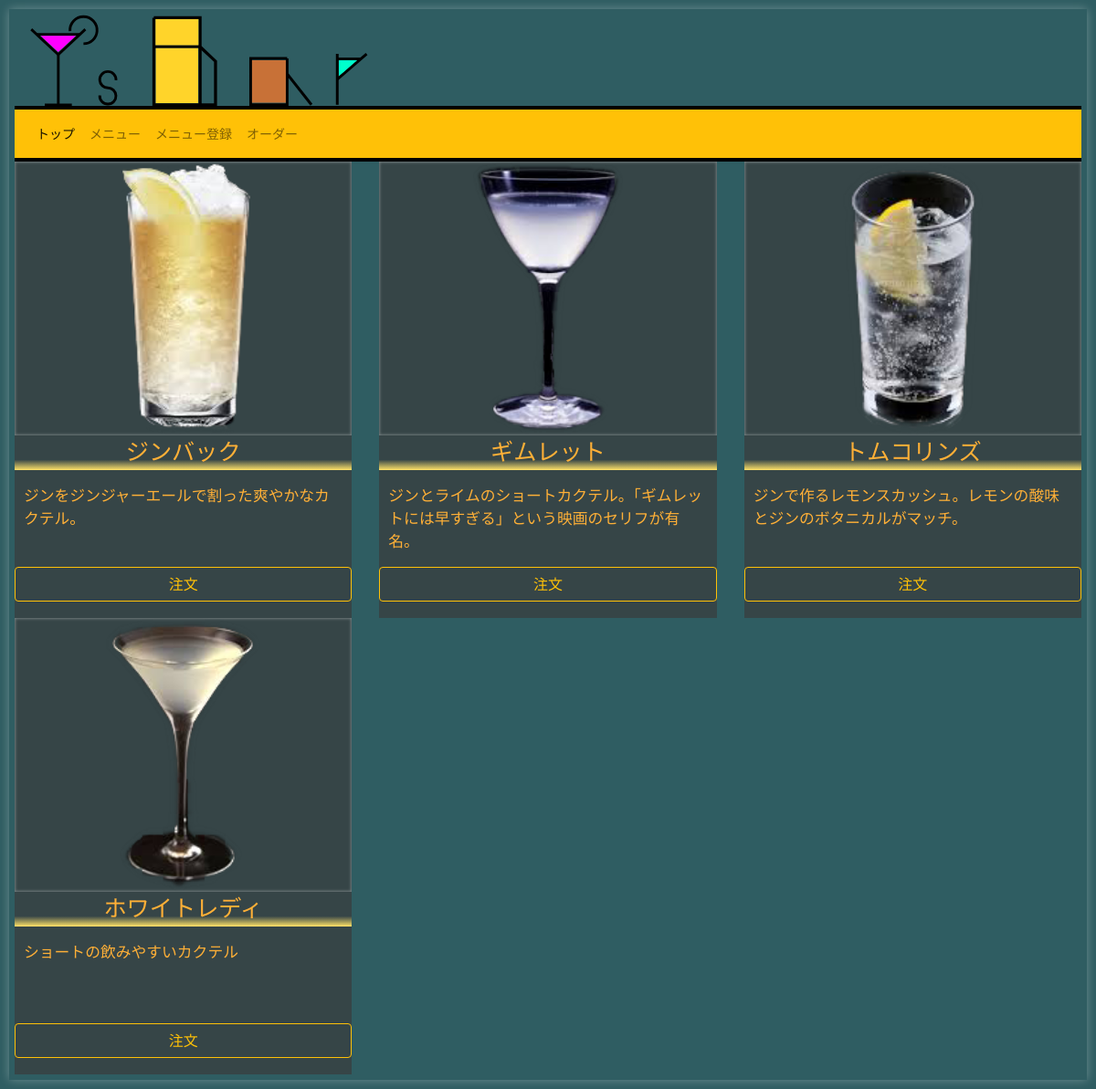
Before: /menu with the older database file.
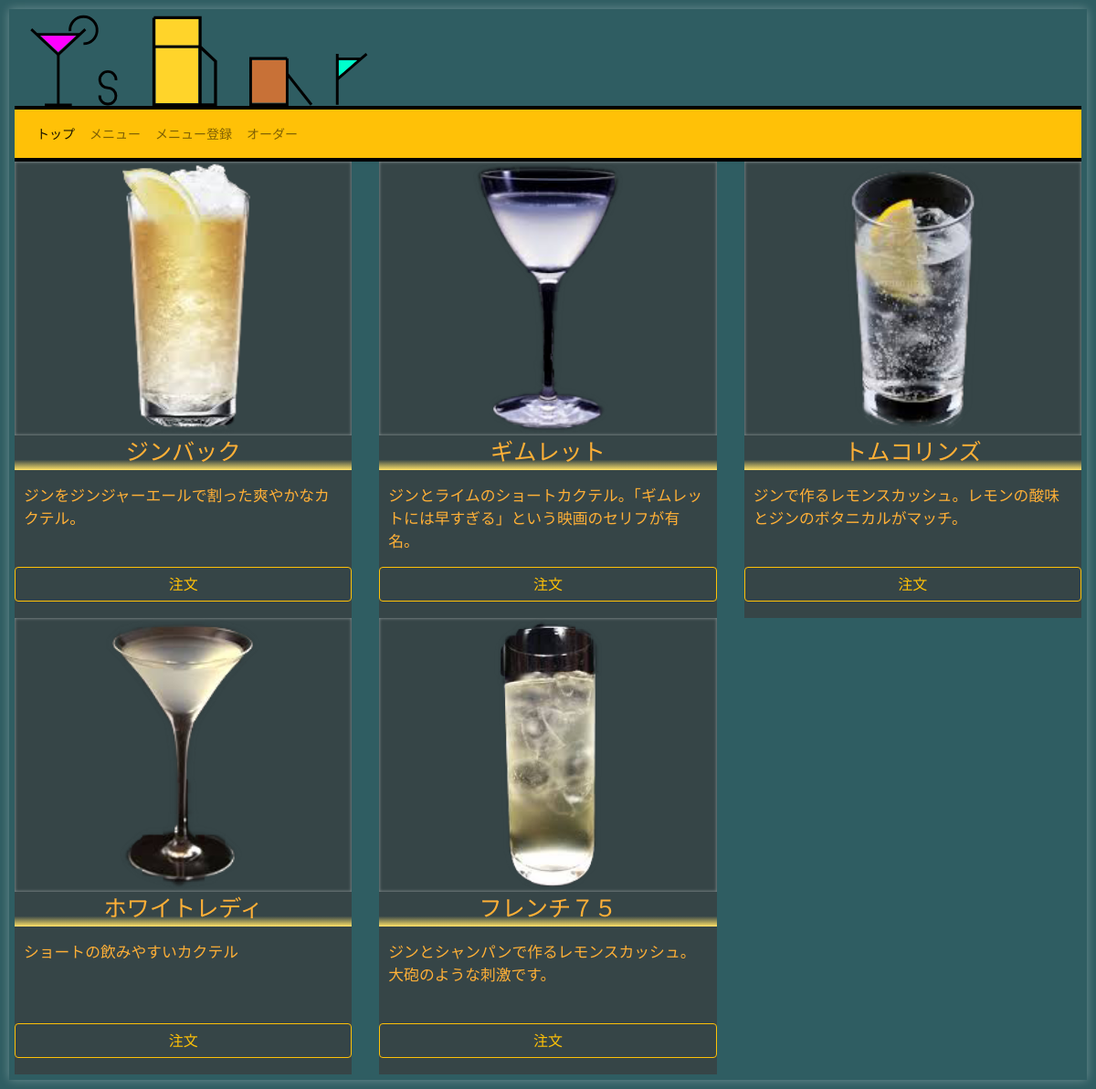
After: the same page with the newer database file.
### app.py (models this page shows)
class Menu(Base):
    __tablename__ = 'menu'
    id = Column(Integer,primary_key=True,autoincrement=True,nullable=False,unique=True)
    name = Column(String(100),nullable=False)
    path = Column(String(100))
    base = Column(String(100))
    caption = Column(String(300))

### app.py (the view)
@app.route('/menu',methods=['GET'])
def menu():
    session = sessionmaker(bind=engine)()#db用のsessionの作成
    data = session.query(Menu).all()
    return render_template('menu.html', title="メニュー",data=data)

### app.py (called while the page is built)
@app.context_processor
def add_staticfile():
    def staticfile_cp(fname):
        path = os.path.join(app.root_path, 'static', fname)
        mtime =  str(int(os.stat(path).st_mtime))
        return '/static/' + fname + '?v=' + str(mtime)
    return dict(staticfile=staticfile_cp)

### templates/menu.html (shortened to what this page needs)
{% extends 'base.html' %}
{% block content %}
<div class="content">
    <div class="row">
        {% for item in data%}
        <div class="col-md-4">
            <div class="box">
                <img class="item" src="{{item.path}}" alt="{{item.name}}">
                <p class="item_name">{{item.name}}</p>
                <p class="item_caption">{{item.caption}}</p>
                <button class="item_btn btn btn-outline-warning btn-block" value="{{item.name}}">注文</button>
            </div>
        </div>
        {% endfor %}
    </div>
</div>
{% endblock %}

### templates/base.html (shortened to what this page needs)
<!DOCTYPE html>
<html lang="ja">
<head>
    <link rel="stylesheet" href="https://stackpath.bootstrapcdn.com/bootstrap/4.5.0/css/bootstrap.min.css">
    <link rel="stylesheet" href="{{ staticfile('style.css')}}">
</head>
<body>
    <div class="container">
    <header>
        <a href="/">
        </a>
        <hr>
        <nav class="navbar navbar-expand-lg navbar-light bg-warning sticky-top">
            <div class="collapse navbar-collapse" id="navbarToggler">
              <ul class="navbar-nav mr-auto mt-2 mt-lg-0">
                <li class="nav-item active">
                  <a class="nav-link" href="/">トップ</a>
                </li>
                <li class="nav-item">
                  <a class="nav-link" href="/menu">メニュー</a>
                </li>
                <li class="nav-item">
                  <a class="nav-link" href="/resister">メニュー登録</a>
                </li>
                <li class="nav-item">
                  <a class="nav-link" href="/order">オーダー</a>
                </li>
              </ul>
            </div>
          </nav>
        <hr>
    </header>
    {% block content %}{% endblock %}
    </div>
    <script src="https://cdn.jsdelivr.net/npm/bootstrap@4.5.3/dist/js/bootstrap.bundle.min.js"></script></body>
</html>

### static/style.css (style rules this page uses)
body { background-color: #2f5d62; padding: 10px; font-size: 14px; color: #ffb037; }
.container { max-width: 1200px; box-shadow: 0 0 10px rgba(255, 255, 255, 0.3); margin: 0 auto; padding: 6px; }
hr { border-width: 4px; border-color: rgb(0, 0, 0); margin: 0; }
.box { border: 1px #333; background-color: #364547; height: 500px; }
.item { box-shadow: 0 0 3px 1px rgba(255, 255, 255, 0.3) inset; width: 100%; height: 300px; object-fit: contain; transition-property: opacity; transition-duration: 1s; transition-timing-function: ease; transition-delay: 0s; position: relative; }
.item_name { font-size: 1.8em; font-weight: none; text-align: center; border: rgb(255, 255, 255) 2px; background:linear-gradient(#364547 70%, #ffe268); }
.item_caption { font-size: 1.2em; height: 80px; margin:10px; }
.item_btn { margin:10px,0; }

Changed rows visible on the page:
added Menu: path (picture), name "フレンチ７５", caption "ジンとシャンパンで作るレモンスカッシュ。大砲のような刺激です。"
